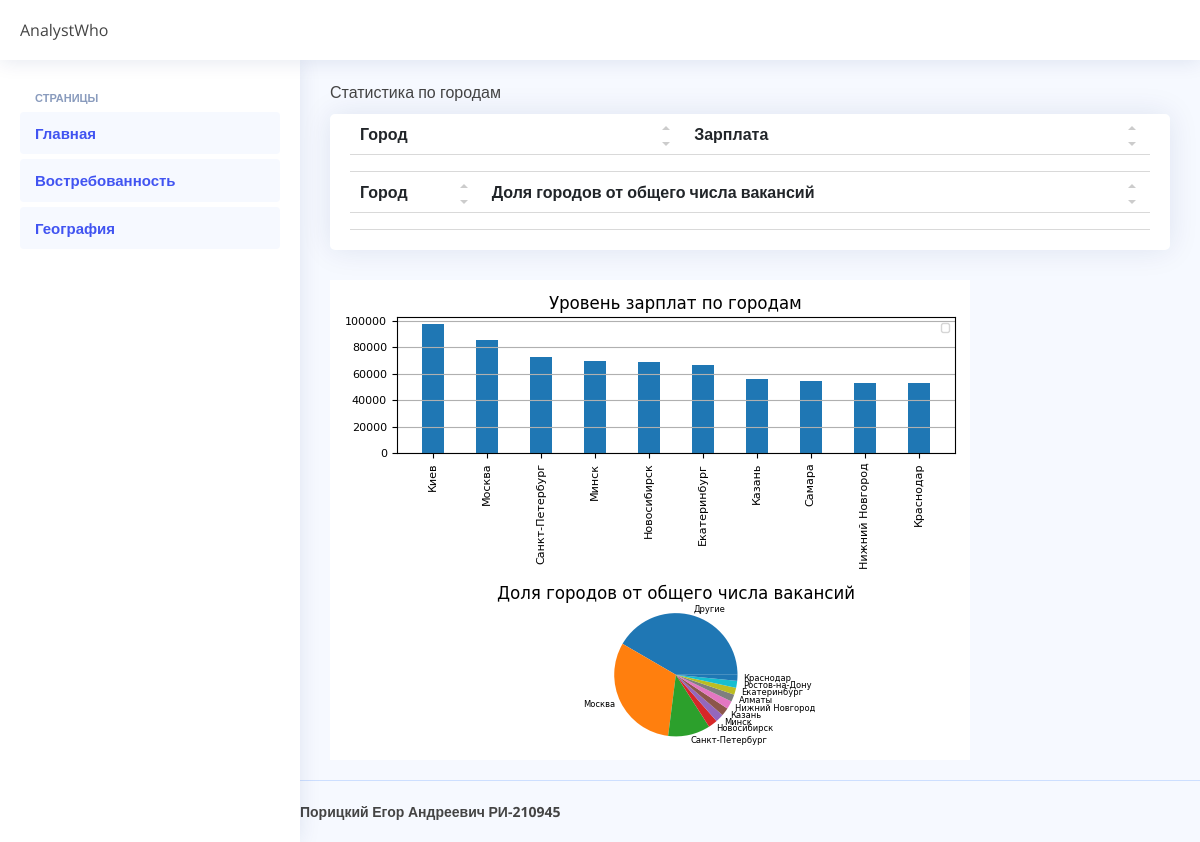
/cities.html, run on an earlier commit of the app's database.
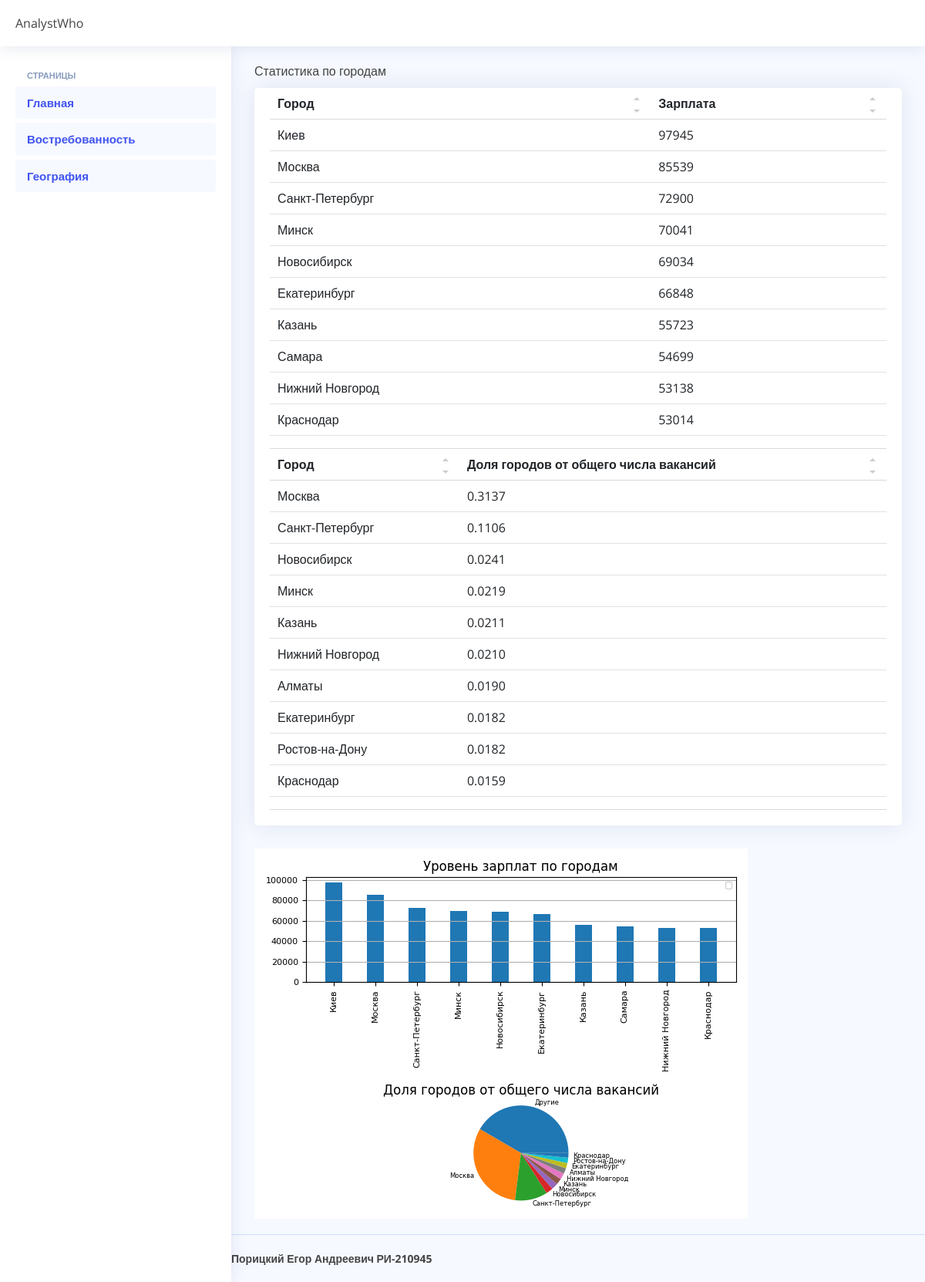
And on a later commit of the database.
### analyst/models.py (models this page shows)
class City_Sal(models.Model):
    city_name_sal = models.CharField('Название города(оклад)', max_length= 30,default='Екатеринбург')
    city_sal = models.BigIntegerField('Средний оклад в городе')

class City_Count(models.Model):
    city_name_count = models.CharField('Название города(доля)', max_length=30, default='Екатеринбург')
    city_count = models.DecimalField('Доля вакансий от общего числа', max_digits=5, decimal_places=4)

### analyst/views.py (the view)
# urls.py: path('cities.html',views.cities),
def cities(request):
    all_cities_sal_data = City_Sal.objects.order_by('city_sal').reverse()
    all_cities_count_data = City_Count.objects.order_by('city_count').reverse()
    return render(request, 'analyst/cities.html', {'city_sal_data': all_cities_sal_data,
                                                   'city_count_data': all_cities_count_data,
                                                   })

### analyst/templates/analyst/cities.html (shortened to what the changed rows need)
<!doctype html>
{% load static %}
<html lang="eng">
<head>
  <link href="{% static "assets/vendor/bootstrap/css/bootstrap.min.css"%}" rel="stylesheet">
  <link href="{% static "assets/vendor/bootstrap-icons/bootstrap-icons.css"%}" rel="stylesheet">
  <link href="{% static "assets/vendor/boxicons/css/boxicons.min.css"%}" rel="stylesheet">
  <link href="{% static "assets/vendor/quill/quill.snow.css"%}" rel="stylesheet">
  <link href="{% static "assets/vendor/quill/quill.bubble.css"%}" rel="stylesheet">
  <link href="{% static "assets/vendor/remixicon/remixicon.css"%}" rel="stylesheet">
  <link href="{% static "assets/vendor/simple-datatables/style.css"%}" rel="stylesheet">
  <link href="{% static "assets/css/style.css"%}" rel="stylesheet">
</head>
<html lang="eng">
  <body>
    <main id="main" class="main">
        <section class="section">
            <div class="row">
                <div class="col-lg-12">
                    <div class="card">
                        <div class="card-body">
                            <div class="dataTable-wrapper dataTable-loading no-footer sortable fixed-columns">
                                <div class="dataTable-container">
                                    <table class="table datatable dataTable-table">
                                        <thead>
                                            <tr>
                                            <th scope="col" data-sortable class>
                                                <a class="dataTable-sorter">
                                                    Город
                                                </a>
                                            </th>
                                            <th scope="col" data-sortable class>
                                                <a class="dataTable-sorter">
                                                    Зарплата
                                                </a>
                                            </th>
                                            </tr>
                                        </thead>
                                        <tbody>
                                        {% for city in city_sal_data %}
                                            <tr>
                                            <td>{{ city.city_name_sal }}</td>
                                            <td>{{ city.city_sal }}</td>
                                            </tr>
                                        {% endfor %}
                                        </tbody>
                                    </table>
                                </div>
                            </div>
                            <div class="dataTable-wrapper dataTable-loading no-footer sortable fixed-columns">
                                <div class="dataTable-container">
                                    <table class="table datatable dataTable-table">
                                        <thead>
                                            <tr>
                                            <th scope="col" data-sortable class>
                                                <a class="dataTable-sorter">
                                                    Город
                                                </a>
                                            </th>
                                            <th scope="col" data-sortable class>
                                                <a class="dataTable-sorter">
                                                    Доля городов от общего числа вакансий
                                                </a>
                                            </th>
                                            </tr>
                                        </thead>
                                        <tbody>
                                        {% for city in city_count_data %}
                                            <tr>
                                            <td>{{ city.city_name_count }}</td>
                                            <td>{{ city.city_count }}</td>
                                            </tr>
                                        {% endfor %}
                                        </tbody>
                                    </table>
                                </div>
                            </div>
                        </div>
                    </div>
                </div>
            </div>
        </section>
    </main>
</body>
</html>

What changed in the data, as far as the page shows it:
added City_Sal: city_name_sal "Киев", city_sal "97945"
added City_Sal: city_name_sal "Москва", city_sal "85539"
added City_Sal: city_name_sal "Санкт-Петербург", city_sal "72900"
added City_Sal: city_name_sal "Минск", city_sal "70041"
added City_Sal: city_name_sal "Новосибирск", city_sal "69034"
added City_Sal: city_name_sal "Екатеринбург", city_sal "66848"
added City_Sal: city_name_sal "Казань", city_sal "55723"
added City_Sal: city_name_sal "Самара", city_sal "54699"
added City_Sal: city_name_sal "Нижний Новгород", city_sal "53138"
added City_Sal: city_name_sal "Краснодар", city_sal "53014"
added City_Count: city_name_count "Москва", city_count "0.3137"
added City_Count: city_name_count "Санкт-Петербург", city_count "0.1106"
added City_Count: city_name_count "Новосибирск", city_count "0.0241"
added City_Count: city_name_count "Минск", city_count "0.0219"
added City_Count: city_name_count "Казань", city_count "0.0211"
added City_Count: city_name_count "Нижний Новгород", city_count "0.0210"
added City_Count: city_name_count "Алматы", city_count "0.0190"
added City_Count: city_name_count "Екатеринбург", city_count "0.0182"
added City_Count: city_name_count "Ростов-на-Дону", city_count "0.0182"
added City_Count: city_name_count "Краснодар", city_count "0.0159"
